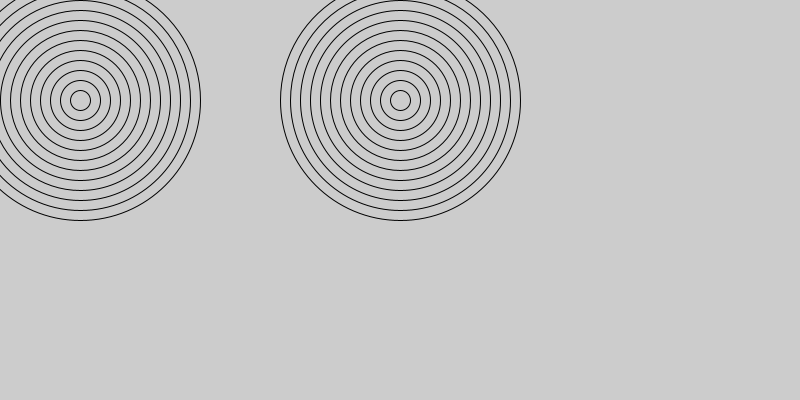
Frame 1 (no input)
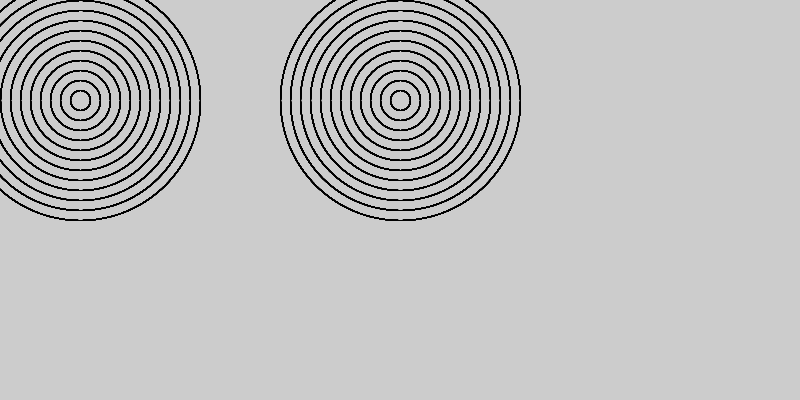
Frame 60 (the mouse pressed at the canvas centre just before this capture)
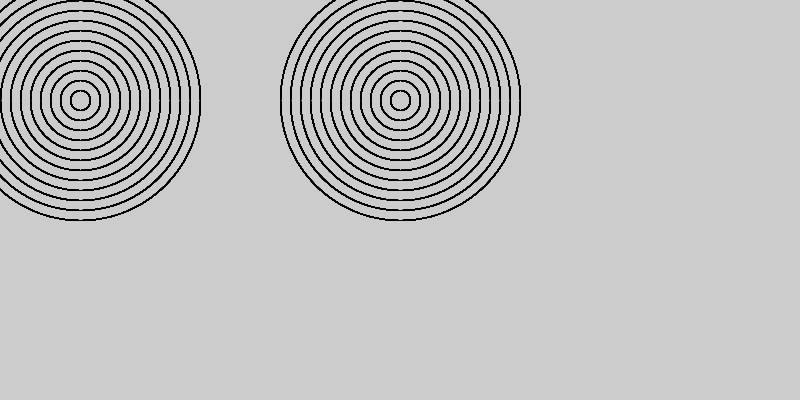
Frame 120 (the mouse held since frame 60 and released just before this capture)

The Processing sketch that drew these frames (run headless with seeded random() and noise(); from frame 60 on, the mouse is pressed at the canvas centre):

// Processing sketch: sketch_190414e
// ── sketch_190414e.pde
void setup(){
  noFill();
  size(800,400);
}

void draw(){
  noFill();
for(int i=24;i>0;i--){
      if(i%2==0){
        ellipse(80,100,10*i,10*i);
        ellipse(400,100,10*i,10*i);
      }
    }
}
